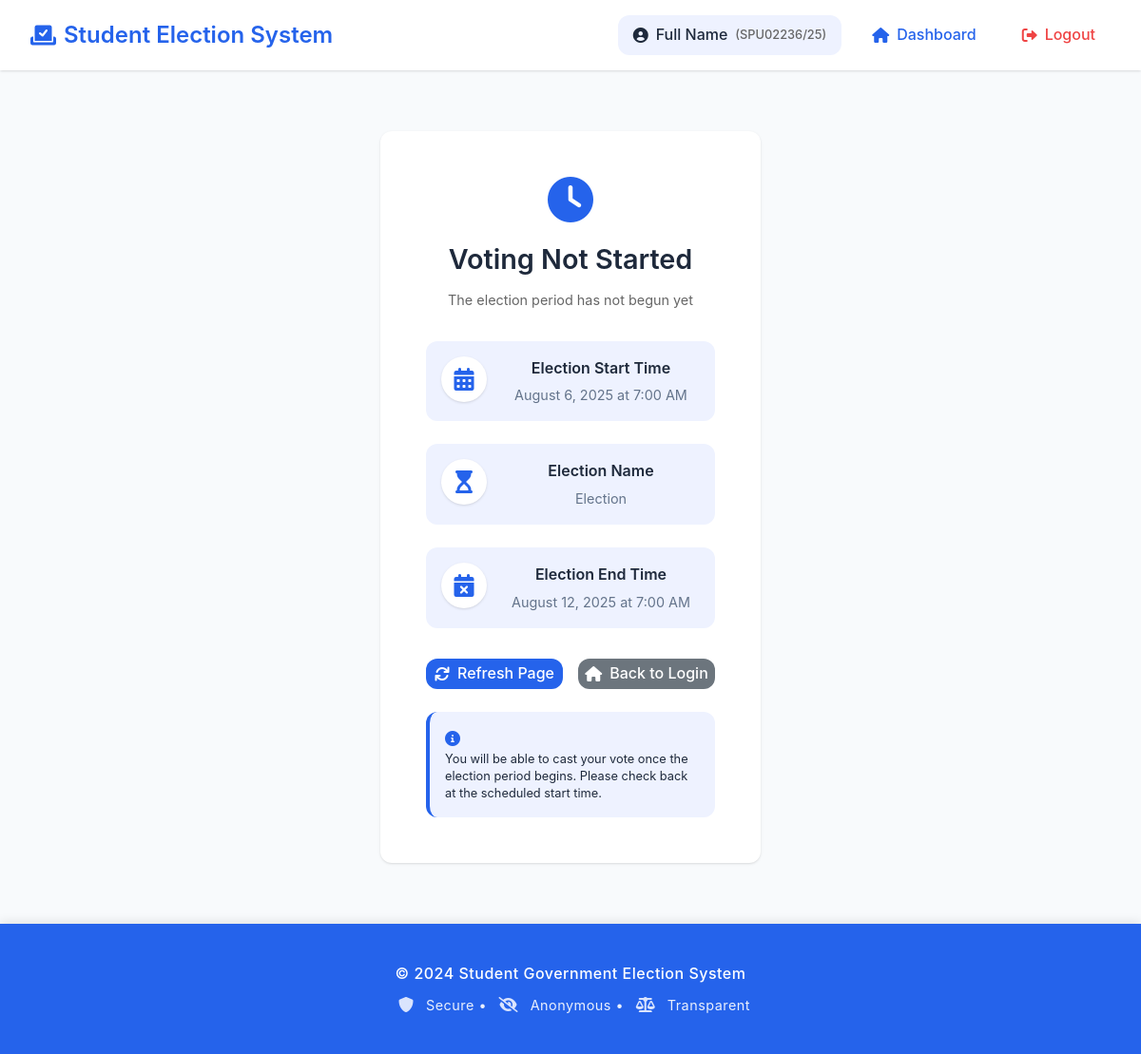
The app's page /voting-not-started/ (signed in) with its own data.
### Voters/models.py (models this page shows, shortened)
class VoterProfile(models.Model):
    CATEGORY_CHOICES = [
        ('Admin', 'Admin'),
        ('Voter', 'Voter'),
    ]
    user = models.OneToOneField(User, on_delete=models.CASCADE)
    category = models.CharField(max_length=10, choices=CATEGORY_CHOICES, default='Voter')
    reg_number = models.CharField(max_length=20, unique=True, null=True, blank=True)
    has_voted = models.BooleanField(default=False)
    is_approved = models.BooleanField(default=True)  # For admin approval workflow
    phone = models.CharField(max_length=15, blank=True)
    department = models.CharField(max_length=100, blank=True)
    year_of_study = models.IntegerField(null=True, blank=True)
    created_at = models.DateTimeField(auto_now_add=True)
    updated_at = models.DateTimeField(auto_now=True)

### Admin/models.py (models this page shows, shortened)
class ElectionSettings(models.Model):
    name = models.CharField(max_length=200, default="Student Government Election")
    is_active = models.BooleanField(default=True)
    voting_start = models.DateTimeField(null=True, blank=True)
    voting_end = models.DateTimeField(null=True, blank=True)
    results_published = models.BooleanField(default=False)
    created_at = models.DateTimeField(auto_now_add=True)
    updated_at = models.DateTimeField(auto_now=True)
    class Meta:
        verbose_name = "Election Settings"
        verbose_name_plural = "Election Settings"
    @classmethod
    def get_current(cls):
        return cls.objects.filter(is_active=True).first()

### Voters/views.py (the view)
# urls.py: path('voting-not-started/', views.voting_not_started_view, name='voting_not_started'),
def voting_not_started_view(request):
    election_settings = ElectionSettings.get_current()
    return render(request, 'voters/voting_not_started.html', {'election_settings': election_settings})

### templates/voters/voting_not_started.html (shortened to what this page needs)
{% extends 'base.html' %}
{% block content %}
<div class="auth-container">
    <div class="auth-card">
        <div class="auth-header">
            <i class="fas fa-clock auth-icon"></i>
            <h2>Voting Not Started</h2>
            <p>The election period has not begun yet</p>
        </div>
        <div class="election-info">
            <div class="info-item">
                <i class="fas fa-calendar-alt"></i>
                <div class="info-content">
                    <h3>Election Start Time</h3>
                    <p>{{ election_settings.voting_start|date:"F j, Y" }} at {{ election_settings.voting_start|time:"g:i A" }}</p>
                </div>
            </div>
            <div class="info-item">
                <i class="fas fa-hourglass-start"></i>
                <div class="info-content">
                    <h3>Election Name</h3>
                    <p>{{ election_settings.name }}</p>
                </div>
            </div>
            {% if election_settings.voting_end %}
            <div class="info-item">
                <i class="fas fa-calendar-times"></i>
                <div class="info-content">
                    <h3>Election End Time</h3>
                    <p>{{ election_settings.voting_end|date:"F j, Y" }} at {{ election_settings.voting_end|time:"g:i A" }}</p>
                </div>
            </div>
            {% endif %}
        </div>
        <div class="action-buttons">
            <a href="{% url 'dashboard' %}" class="btn btn-primary">
                <i class="fas fa-sync"></i> Refresh Page
            </a>
            <a href="{% url 'login' %}" class="btn btn-secondary">
                <i class="fas fa-home"></i> Back to Login
            </a>
        </div>
        <div class="security-notice">
            <i class="fas fa-info-circle"></i>
            <p>You will be able to cast your vote once the election period begins. Please check back at the scheduled start time.</p>
        </div>
    </div>
</div>
{% endblock %}

### templates/base.html (shortened to what this page needs)
<!DOCTYPE html>
<html lang="en">
<head>
    {% load static %}
    <link rel="stylesheet" href="{% static 'css/style.css' %}">
    <link href="https://cdnjs.cloudflare.com/ajax/libs/font-awesome/6.0.0/css/all.min.css" rel="stylesheet">
</head>
<body>
    <nav class="navbar">
        <div class="nav-container">
            <div class="nav-brand">
                <i class="fas fa-vote-yea nav-icon"></i>
                <h1 class="nav-title">Student Election System</h1>
            </div>
            {% if user.is_authenticated %}
                <div class="nav-links">
                    <div class="nav-user">
                        <i class="fas fa-user-circle"></i>
                        <span>{{ user.get_full_name|default:user.username }}</span>
                        {% if user.voterprofile.reg_number %}
                            <small>({{ user.voterprofile.reg_number }})</small>
                        {% endif %}
                    </div>
                    {% if user.voterprofile.category == 'Admin' or user.is_staff %}
                        <a href="{% url 'admin_dashboard' %}" class="nav-link">
                            <i class="fas fa-tachometer-alt"></i> Dashboard
                        </a>
                        <a href="{% url 'results_view' %}" class="nav-link">
                            <i class="fas fa-chart-bar"></i> Results
                        </a>
                        <a href="{% url 'audit_logs' %}" class="nav-link">
                            <i class="fas fa-clipboard-list"></i> Audit Logs
                        </a>
                    {% else %}
                        <a href="{% url 'dashboard' %}" class="nav-link">
                            <i class="fas fa-home"></i> Dashboard
                        </a>
                    {% endif %}
                    <a href="{% url 'logout' %}" class="nav-link logout">
                        <i class="fas fa-sign-out-alt"></i> Logout
                    </a>
                </div>
            {% endif %}
        </div>
    </nav>
    <main class="main-content">
        {% block content %}
        {% endblock %}
    </main>
    <footer class="footer">
        <div class="footer-content">
            <p>&copy; 2024 Student Government Election System</p>
            <p><i class="fas fa-shield-alt"></i> Secure • <i class="fas fa-eye-slash"></i> Anonymous • <i class="fas fa-balance-scale"></i> Transparent</p>
        </div>
    </footer>
</body>
</html>

### static/css/style.css (style rules this page uses)
* { margin: 0; padding: 0; box-sizing: border-box; }
body { font-family: 'Inter', "Segoe UI", -apple-system, BlinkMacSystemFont, sans-serif; background-color: var(--background-color); color: var(--text-color); line-height: 1.6; min-height: 100vh; display: flex; flex-direction: column; }
.navbar { background-color: var(--white); box-shadow: var(--shadow); padding: 1rem 0; position: sticky; top: 0; z-index: 1000; }
.nav-container { max-width: 1200px; margin: 0 auto; padding: 0 2rem; display: flex; justify-content: space-between; align-items: center; }
.nav-brand { display: flex; align-items: center; gap: 0.5rem; }
.nav-icon { color: var(--primary-color); font-size: 1.5rem; }
.nav-title { color: var(--primary-color); font-size: 1.5rem; font-weight: 600; margin: 0; }
.nav-links { display: flex; align-items: center; gap: 1rem; }
.nav-user { display: flex; align-items: center; gap: 0.5rem; color: var(--text-color); font-weight: 500; padding: 0.5rem 1rem; background-color: var(--accent-color); border-radius: var(--border-radius); }
.nav-user small { color: #666; font-size: 0.8rem; }
.nav-link { color: var(--primary-color); text-decoration: none; padding: 0.5rem 1rem; border-radius: var(--border-radius); transition: var(--transition); display: flex; align-items: center; gap: 0.5rem; font-weight: 500; }
.nav-link.logout { color: var(--danger-color); }
.main-content { flex: 1; max-width: 1200px; margin: 0 auto; padding: 2rem; width: 100%; }
.auth-container { display: flex; justify-content: center; align-items: center; min-height: 70vh; padding: 2rem 0; }
.auth-card { background-color: var(--white); padding: 3rem; border-radius: var(--border-radius); box-shadow: var(--shadow); width: 100%; max-width: 400px; text-align: center; transition: var(--transition); }
.auth-header { margin-bottom: 2rem; }
.auth-icon { font-size: 3rem; color: var(--primary-color); margin-bottom: 1rem; display: block; }
.auth-header h2 { color: var(--text-color); font-size: 1.8rem; font-weight: 600; margin-bottom: 0.5rem; }
.auth-header p { color: #666; font-size: 0.9rem; }
.btn { display: inline-flex; align-items: center; justify-content: center; gap: 0.5rem; padding: 0.75rem 1.5rem; border: none; border-radius: var(--border-radius); font-size: 1rem; font-weight: 500; text-decoration: none; cursor: pointer; transition: var(--transition); text-align: center; }
.btn-primary { background-color: var(--primary-color); color: var(--white); }
.btn-secondary { background-color: #6c757d; color: var(--white); }
.security-notice { margin-top: 1.5rem; padding: 1rem; background-color: var(--accent-color); border-radius: var(--border-radius); border-left: 4px solid var(--primary-color); text-align: left; }
.security-notice i { color: var(--primary-color); margin-right: 0.5rem; }
.security-notice p { font-size: 0.8rem; color: var(--text-color); margin: 0; line-height: 1.4; }
.action-buttons { display: flex; gap: 0.5rem; justify-content: center; }
.action-buttons .btn { width: 32px; height: 32px; padding: 0; display: flex; align-items: center; justify-content: center; border-radius: var(--border-radius); transition: var(--transition); }
.footer { background-color: var(--primary-color); color: var(--white); padding: 2rem 0; margin-top: auto; width: 100%; position: relative; box-shadow: 0 -2px 10px rgba(0, 0, 0, 0.1); }
.footer-content { max-width: 1200px; margin: 0 auto; padding: 0 2rem; text-align: center; }
.footer-content p { margin: 0.5rem 0; font-size: 0.9rem; letter-spacing: 0.5px; opacity: 0.9; }
.footer-content p:first-child { font-weight: 500; font-size: 1rem; opacity: 1; }
.footer-content i { color: var(--accent-color); margin: 0 0.5rem; font-size: 1rem; transition: var(--transition); }

### records on screen
ElectionSettings: voting_start "August 6, 2025", voting_start "7:00 AM", name "Election", voting_end "August 12, 2025", voting_end "7:00 AM"

### other values on screen
{{ user.get_full_name|default:user.username }} "Full Name"
{{ user.voterprofile.reg_number }} "SPU02236/25"
